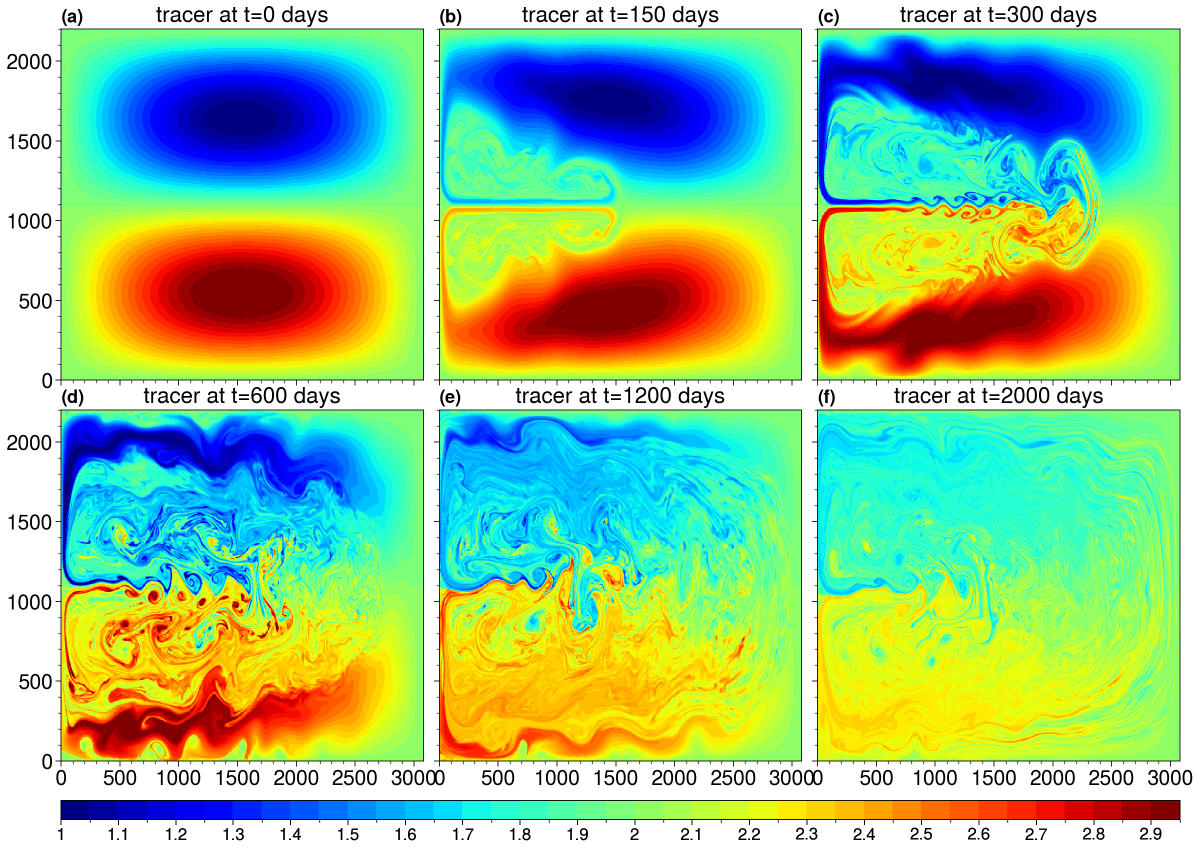

Generate this figure with Python:
# -*- coding: utf-8 -*-
'''
Created on 2020.10.19

@author: MiniUFO
Copyright 2018. All rights reserved. Use is subject to license terms.
'''

#%% load data
import xmitgcm


trName = 'TRAC09'
path = 'I:/cartRL_advSchemes/Leith1_k0/model/'

ds = xmitgcm.open_mdsdataset(path, grid_dir=path,
                             delta_t=300, prefix=['Stat'])

#%%
tracer = ds[trName].where(ds[trName]!=0)

tracer['XC'] = tracer['XC'] / 1000
tracer['YC'] = tracer['YC'] / 1000

#%% plotting
import proplot as pplt
import matplotlib.pyplot as plt
import numpy as np


tsteps = [0, 150, 300, 600, 1200, 2000]

fontsize = 16

fig, axes = pplt.subplots(nrows=2, ncols=3, figsize=(12,8.5), sharey=3, sharex=3,
                          wspace=(0.16,0.16), hspace=(0.3))


for t, ax in zip(tsteps, np.array(axes).flatten()):
    m = ax.pcolormesh(tracer[t], cmap=plt.cm.jet, vmin=1, vmax=3, levels=41)

    ax.set_title('tracer at t={0:s} days'.format(str(t)), fontsize=fontsize)
    # ax.set_xlabel('', fontsize=fontsize-1)
    # ax.set_ylabel('', fontsize=fontsize-1)
    ax.set_xticklabels([0, 500, 1000, 1500, 2000, 2500, 3000], fontsize=fontsize-1)
    ax.set_yticklabels([0, 500, 1000, 1500, 2000], fontsize=fontsize-1)

fig.colorbar(m, ticks=0.1, loc='b', minorticks=0.05)

axes.format(abc=True, abcloc='l', abcstyle='(a)',
            xlabel='', ylabel='',
            xticks=[0, 500, 1000, 1500, 2000, 2500, 3000],
            yticks=[0, 500, 1000, 1500, 2000])
